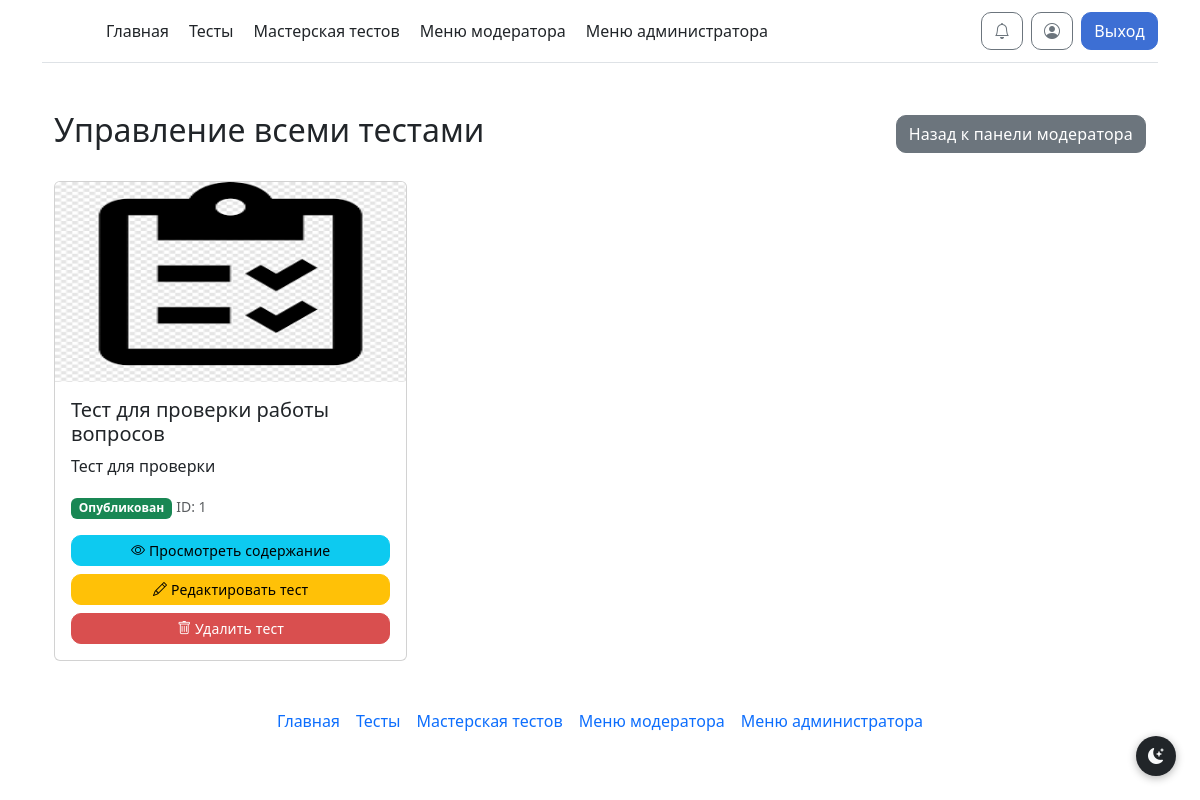
Screenshot of /moderator/manage (signed in) with the database file from the repository.
### models.py (models this page shows)
class Tests(db.Model):
    test_id = db.Column(db.Integer, primary_key=True)
    test_id_creator = db.Column(db.Integer)
    test_name = db.Column(db.String)
    test_description = db.Column(db.String)
    test_status = db.Column(db.Integer)
    test_image = db.Column(db.String)
    test_cat_id = db.Column(db.Integer, default=None)  # ссылка на TestCategory.cat_id или None
    show_answers_after_test = db.Column(db.Boolean, default=True)  # показывать правильные ответы после завершения теста
    collect_statistics = db.Column(db.Boolean, default=True)  # собирать статистику для автора теста

### routes/moderator.py (the view)
@moderator_bp.route('/moderator/manage')
@login_required
def moderator_manage_tests():
    if current_user.admin <= 1:
        flash("У вас нет доступа к этой странице!", 'danger')
        return redirect("/")
    all_tests = Tests.query.filter(Tests.test_status.in_([1, 2, 3])).all()
    return render_template("moderator_manage.html", tests=all_tests)

### __init__.py (called while the page is built, shortened)
@manager.user_loader
def load_user(user_id):
    return db.session.get(User, user_id)

@app.template_filter('get_unread_notifications_count')
def get_unread_notifications_count(user_id):
    return Notifications.query.filter_by(n_user_id=user_id, n_is_read=False).count()

@app.before_request
def check_must_rate_test():
    excluded_paths = ['/test/', '/static/', '/logout']

### templates/moderator_manage.html (shortened to what this page needs)
{% extends 'base.html' %}
{% block main %}
<div class="container mt-4">
    <div class="d-flex justify-content-between align-items-center mb-4">
        <h2>Управление всеми тестами</h2>
        <a href="/moderator_1" class="btn btn-secondary">Назад к панели модератора</a>
    </div>
    {% if tests %}
    <div class="row g-3">
        {% for test in tests %}
        <div class="col-md-4">
            <div class="card">
                {% if test.test_image %}
                <img src="{{ url_for('static', filename='img/' + test.test_image) }}"
                     class="card-img-top"
                     alt="{{ test.test_name }}"
                     style="height: 200px; object-fit: cover;">
                {% else %}
                <img src="{{ url_for('static', filename='img/placeholder.png') }}"
                     class="card-img-top"
                     alt="Нет изображения"
                     style="height: 200px; object-fit: cover;">
                {% endif %}
                <div class="card-body">
                    <h5 class="card-title">{{ test.test_name|truncate(50) }}</h5>
                    <p class="card-text">{{ test.test_description|truncate(100) }}</p>
                    <div class="mb-3">
                        {% if test.test_status == 1 %}
                        <span class="badge bg-warning">На проверке</span>
                        {% elif test.test_status == 2 %}
                        <span class="badge bg-success">Опубликован</span>
                        {% elif test.test_status == 3 %}
                        <span class="badge bg-danger">По жалобам</span>
                        {% endif %}
                        <small class="text-muted">ID: {{ test.test_id_creator }}</small>
                    </div>
                    <div class="d-grid gap-2">
                        <a href="{{ url_for('moderator_view_test', test_name=test.test_name) }}"
                           class="btn btn-info btn-sm">
                            <i class="bi bi-eye"></i> Просмотреть содержание
                        </a>
                        <a href="{{ url_for('edit_test', test_id=test.test_id) }}"
                           class="btn btn-warning btn-sm">
                            <i class="bi bi-pencil"></i> Редактировать тест
                        </a>
                        <form method="POST"
                              action="{{ url_for('moderator_delete_any_test', test_name=test.test_name) }}"
                              onsubmit="return confirm('Вы уверены, что хотите удалить тест \'{{ test.test_name }}\'? Это действие нельзя отменить!');"
                              class="d-inline">
                            <button type="submit" class="btn btn-danger btn-sm w-100">
                                <i class="bi bi-trash"></i> Удалить тест
                            </button>
                        </form>
                    </div>
                </div>
            </div>
        </div>
        {% endfor %}
    </div>
    {% else %}
    <div class="alert alert-info" role="alert">
        <i class="bi bi-info-circle"></i>
        Нет тестов для управления.
    </div>
    {% endif %}
</div>
{% endblock %}

### static/style/style.css (style rules this page uses)
.btn { border-radius: 10px !important; font-weight: 500; letter-spacing: 0.01em; transition: transform 0.1s ease, box-shadow 0.1s ease, background-color 0.1s ease !important; }
.btn-danger { background: #d94f4f !important; border-color: #d94f4f !important; }
.btn-secondary { background: #6c757d !important; border-color: #6c757d !important; }
.card:not(.card-fixed) .card-img-top { object-fit: fill !important; width: 100%; }

### rows the page displays
Tests: test_image (picture), test_name "Тест для проверки работы вопросов", test_description "Тест для проверки", test_status "Опубликован", test_id_creator "1"
